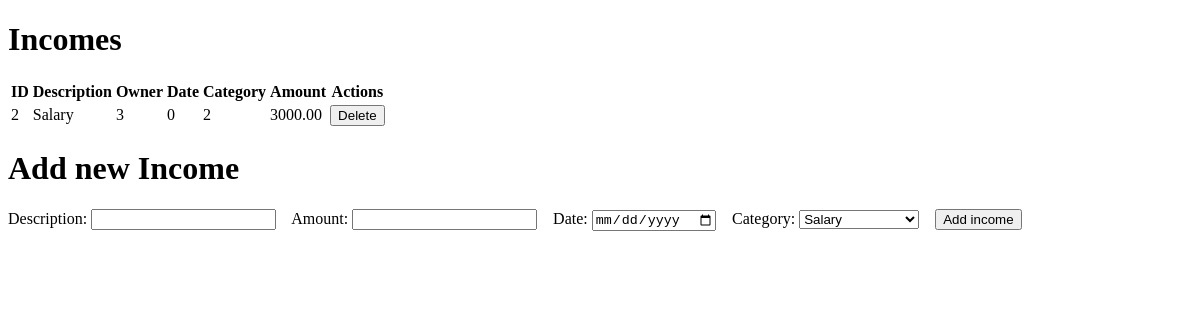
Before: /income (signed in) with the older database file.
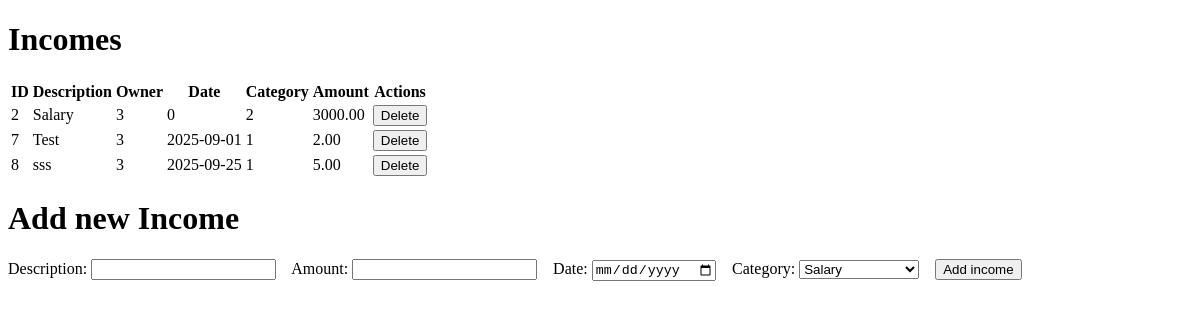
After: the same page with the newer database file.
### models.py (models this page shows)
class Transaction(Base):
    __tablename__ = 'transaction'
    id = Column(Integer, primary_key=True)
    description = Column(String(100))
    category = Column(ForeignKey('category.id', ondelete='CASCADE'))
    date = Column(Integer)
    owner = Column(ForeignKey('user.id', ondelete='CASCADE'))
    type = Column(Integer)
    amount = Column(Integer)

### app.py (the view, shortened to what this page needs)
@app.route('/income', methods=['GET', 'POST'])
def get_all_income123():
    if 'user_id' in session:
        init_db()
        if request.method == 'GET':
            res = list(db_session.execute(
                select(models.Transaction).filter_by(owner=session['user_id'], type=INCOME)).scalars().all())
            categories_system = list(db_session.execute(
                select(models.Category).filter_by(owner=1)).scalars().all())
            categories_user = list(db_session.execute(
                select(models.Category).filter_by(owner=session['user_id'])).scalars().all())
            return render_template("dashboard-incomes.html", transactions=res, categories_system = categories_system, categories_user=categories_user)
    else:
        return redirect('/login')

### database.py (called while the page is built)
def init_db():
    import models
    Base.metadata.create_all(bind=engine)

### templates/dashboard-incomes.html (shortened to what this page needs)
<!DOCTYPE html>
<html lang="ru">
<head>
</head>
<body>
<h1>Incomes</h1>
{% if transactions %}
  <table>
    <thead>
      <tr>
        <th>ID</th>
        <th>Description</th>
        <th>Owner</th>
        <th>Date</th>
        <th>Category</th>
        <th>Amount</th>
        <th>Actions</th>
      </tr>
    </thead>
    <tbody>
    {% for t in transactions %}
      <tr>
        <td>{{ t.id }}</td>
        <td>{{ t.description or '' }}</td>
        <td>{{ t.owner }}</td>
        <td>{{ t.date_str or t.date }}</td>
        <td>{{ t.category }}</td>
        <td>{{ '%.2f'|format(t.amount) if t.amount is not none else '—' }}</td>
        <td>
          <form action="{{ url_for('delete_income', income_id=t.id) }}" method="post" style="display:inline">
            <button type="submit" onclick="return confirm('Delete this income?')">Delete</button>
          </form>
        </td>
      </tr>
    {% endfor %}
    </tbody>
  </table>
{% else %}
  <p>No incomes yet</p>
{% endif %}
<h1>Add new Income</h1>
<form action="/income" method="post" autocomplete="off">
  <label>Description:
    <input type="text" name="description">
  </label>
  <label>Amount:
    <input type="number" name="amount" step="0.01" required>
  </label>
  <label>Date:
    <input type="date" name="date" required>
  </label>
  <label>Category:
    <select name="category" required>
      {% if categories_system %}
        <optgroup label="System">
          {% for c in categories_system %}
            <option value="{{ c.id }}">{{ c.name }}</option>
          {% endfor %}
        </optgroup>
      {% endif %}
    </select>
  </label>
  <button type="submit">Add income</button>
</form>
</body>
</html>

Changed rows visible on the page:
added Transaction: id "7", description "Test", owner "3", date "2025-09-01", category "1", amount "2.00"
added Transaction: id "8", description "sss", owner "3", date "2025-09-25", category "1", amount "5.00"
